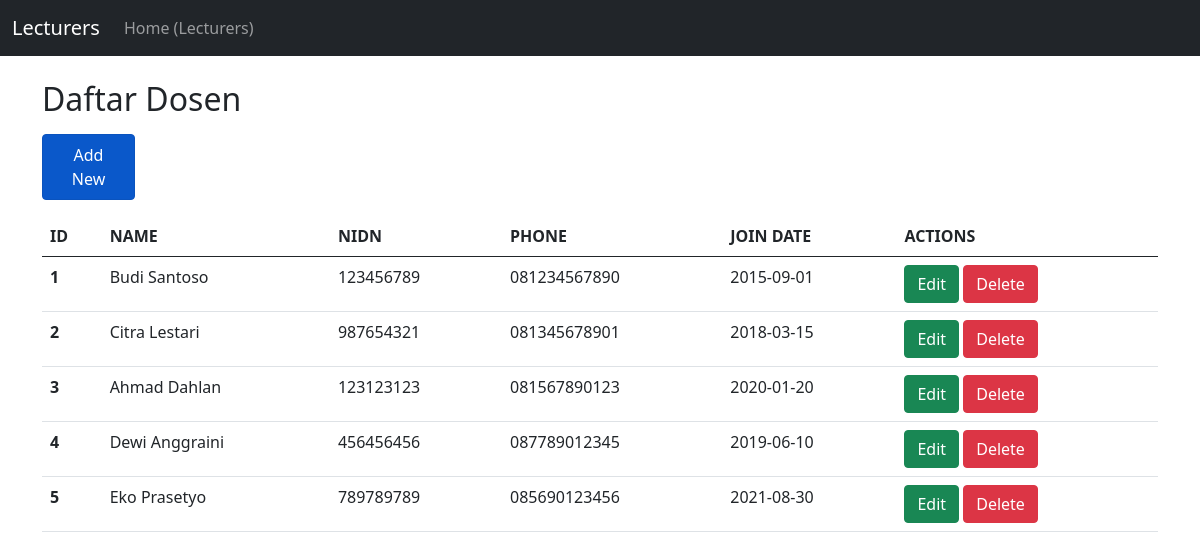
The page / on the database its author committed.
### tables this page shows
CREATE TABLE `lecturers` (
  `id` int(11) NOT NULL,
  `name` varchar(255) NOT NULL,
  `nidn` varchar(50) NOT NULL,
  `phone` varchar(20) DEFAULT NULL,
  `join_date` date DEFAULT NULL
);

### controllers/LecturerController.php (called while the page is built, shortened)
<?php
require_once 'models/Lecturer.php';
require_once 'config/Database.php';
class LecturerController
{
    private $lecturer;
    public function __construct()
    {
        $database = new Database();
        $this->db = $database->getConnection();
        $this->lecturer = new Lecturer($this->db);
    }
    public function index()
    {
        $lecturers = $this->lecturer->read();
        include 'views/lecturer/index.php';
    }
}
?>

### config/Database.php (called while the page is built, shortened)
<?php
class Database
{
    private $servername = "localhost";
    private $username = "root";
    private $password = "";
    private $db_name = "tp_mvc25";
    public function getConnection()
    {
        $this->conn = null;
        try {
            $this->conn = new mysqli($this->servername, $this->username, $this->password, $this->db_name);
        } catch (Exception $e) {
            echo "Connection failed: " . $e->getMessage();
        }
        return $this->conn;
    }
}
?>

### models/Lecturer.php (called while the page is built, shortened)
<?php
class Lecturer
{
    private $conn;
    private $table_name = "lecturers";
    public function __construct($db)
    {
        $this->conn = $db;
    }
    public function read()
    {
        $query = "SELECT * FROM " . $this->table_name;
        $result = $this->conn->query($query);
        return $result;
    }
}
?>

### views/lecturer/index.php (the view)
<?php include 'views/layouts/header.php'; ?>
<h2>Daftar Dosen</h2>
<div class="col-1 my-3">
    <a type="button" class="btn btn-primary nav-link active" href="index.php?controller=lecturer&action=create">Add New</a>
</div>
<table class="table">
    <thead>
        <tr>
            <th>ID</th>
            <th>NAME</th>
            <th>NIDN</th>
            <th>PHONE</th>
            <th>JOIN DATE</th>
            <th>ACTIONS</th>
        </tr>
    </thead>
    <tbody>
        <?php
        if ($lecturers->num_rows > 0) {
            while ($row = $lecturers->fetch_assoc()) {
                echo "
                <tr>
                    <th>{$row['id']}</th>
                    <td>{$row['name']}</td>
                    <td>{$row['nidn']}</td>
                    <td>{$row['phone']}</td>
                    <td>{$row['join_date']}</td>
                    <td>
                        <a class='btn btn-success' href='index.php?controller=lecturer&action=edit&id={$row['id']}'>Edit</a>
                        <a class='btn btn-danger' href='index.php?controller=lecturer&action=delete&id={$row['id']}' onclick='return confirm(\"Are you sure?\");'>Delete</a>
                    </td>
                </tr>
                ";
            }
        } else {
            echo "<tr><td colspan='6' class='text-center'>No lecturers found.</td></tr>";
        }
        ?>
    </tbody>
</table>
<?php include 'views/layouts/footer.php'; ?>

### index.php (shortened to what this page needs)
<?php
$controller = isset($_GET['controller']) ? $_GET['controller'] : 'lecturer';
$action = isset($_GET['action']) ? $_GET['action'] : 'index';
$controllerFile = 'controllers/' . ucfirst($controller) . 'Controller.php';
if (file_exists($controllerFile)) {
    $controllerInstance = new $controllerClass();
    if (method_exists($controllerInstance, $action)) {
        $controllerInstance->$action();
    } else {
        echo "Action not found!";
    }
} else {
    echo "Controller not found!";
}
?>

### views/layouts/header.php (shortened to what this page needs)
<!doctype html>
<html lang="en">
<head>
    <link href="bootstrap.min.css" rel="stylesheet">
</head>
<body>
<nav class="navbar navbar-expand-lg navbar-dark bg-dark">
    <div class="container-fluid">
        <a class="navbar-brand" href="index.php">Lecturers</a>
        <div class="collapse navbar-collapse" id="navbarNav">
            <ul class="navbar-nav">
                <li class="nav-item">
                    <a class="nav-link" href="index.php?controller=lecturer&action=index">Home (Lecturers)</a>
                </li>
                </ul>
        </div>
    </div>
</nav>
<div class="container my-4">

### views/layouts/footer.php (shortened to what this page needs)
</div> <script src="bootstrap.bundle.min.js"></script>
</body>
</html>

### rows shown on the page
lecturers: id "1", name "Budi Santoso", nidn "123456789", phone "081234567890", join_date "2015-09-01"
lecturers: id "2", name "Citra Lestari", nidn "987654321", phone "081345678901", join_date "2018-03-15"
lecturers: id "3", name "Ahmad Dahlan", nidn "123123123", phone "081567890123", join_date "2020-01-20"
lecturers: id "4", name "Dewi Anggraini", nidn "456456456", phone "087789012345", join_date "2019-06-10"
lecturers: id "5", name "Eko Prasetyo", nidn "789789789", phone "085690123456", join_date "2021-08-30"
